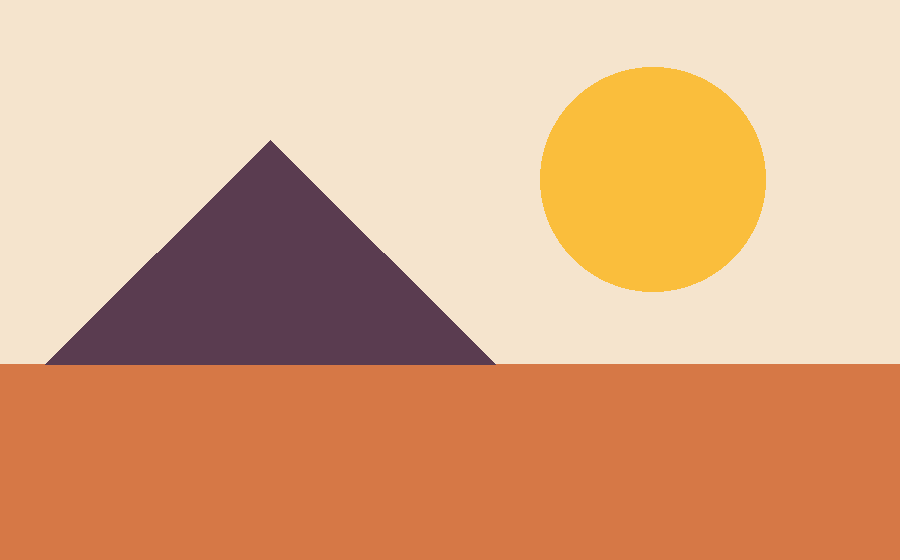
#> input picture tools/test_assets/test_card.png, 900 x 560 px; its folder holds only this picture in this run
$ python -i resize.py   (imports and definitions only)
#> lines starting #> are read from the running program, lines starting #| are printed output that depends on the picture
"""
CHAMELEON engine — structure-aware reflow (pure Python, fully offline).

The engine never touches pixels. It reads the design as a set of boxes,
recovers the *structure* a designer put into it, and lays that structure out
again for the new canvas:

  1. measure      real glyph widths from the brand fonts, with the renderer's
                  own greedy wrap, so every text box is predicted exactly
  2. classify     background / decorative / panel / flow blocks, plus implicit
                  groups (button = shape + label, text sitting on an image)
  3. structure    an XY-cut tree of the flow blocks: rows and columns found
                  from the whitespace between them (reading order preserved)
  4. re-orient    the tree is read as a vertical stack for tall/square targets
                  or as a horizontal flow for wide targets (consecutive text
                  rows merge into one text column; legal lines become a footer)
  5. scale        a single global scale k is searched: every candidate is laid
                  out, checked for fit and scored (bigger is better; extra
                  line-wraps, under-floor fonts and over-full canvases lose)
  6. position     lanes keep their relative placement (proportional centres +
                  a 1-D spacing solver) when the axis is unchanged and are
                  justified when it flips; cross-axis anchoring keeps the
                  left / centre / right alignment of the source
  7. finish       backgrounds cover the canvas, decorations re-anchor to the
                  same spot, panels wrap their children, and everything is
                  clamped inside the canvas with image boxes kept in proportion

Only `resize()` is called by engine/main.py.
"""

from __future__ import annotations

import math
import re
import sys
import traceback
from dataclasses import dataclass, field
from pathlib import Path
from typing import Any, Optional

# ----------------------------------------------------------------------------
# Font measurement — mirrors renderer/converter/wrap.py (skia glyph advances,
# greedy wrap that only turns spaces into newlines).  Falls back to Pillow and
# then to a width table, so the engine still runs if fonts are missing.
# ----------------------------------------------------------------------------

try:  # the renderer's measuring backend; installed with cr-renderer
    import skia  # type: ignore
except Exception:  # pragma: no cover
    skia = None

try:
    from PIL import Image, ImageFilter, ImageFont  # type: ignore
except Exception:  # pragma: no cover
    Image = ImageFilter = ImageFont = None

_FONT_DIRS = [
    Path(__file__).resolve().parent.parent / "brand_kit" / "fonts",
    Path("brand_kit") / "fonts",
    Path("/app/brand_kit/fonts"),
]
_ASSET_DIRS = [
    Path(__file__).resolve().parent.parent / "brand_kit" / "assets",
    Path("brand_kit") / "assets",
    Path("/app/brand_kit/assets"),
]
_CAMEL = re.compile(r"(?<!^)(?=[A-Z])")


def _norm_family(name: str) -> str:
    return re.sub(r"[^a-z0-9]", "", (name or "").lower())


class FontBook:
    """Loads the brand-kit fonts once and answers per-character advances."""

    # [91 lines left out: functions __init__, _scan, path, _find_path, _skia_font, _pil_font and 2 more, not called in this run]

    def ascent(self, family: str, bold: bool, italic: bool, size: int) -> float:
        return self._asc_desc(family, bold, italic, size)[0]

    # [36 lines left out: functions line_box, _asc_desc, _fallback_width, not called in this run]


_FONTS: Optional[FontBook] = None


# [32 lines left out: functions fonts, wrap_lines, not called in this run]


# ----------------------------------------------------------------------------
# Geometry helpers
# ----------------------------------------------------------------------------

Box = tuple[float, float, float, float]  # x0, y0, x1, y1


# [12 lines left out: functions rot_aabb_dims, rect_aabb, not called in this run]


def box_union(a: Box, b: Box) -> Box:
    return (min(a[0], b[0]), min(a[1], b[1]), max(a[2], b[2]), max(a[3], b[3]))


def box_area(b: Box) -> float:
    return max(0.0, b[2] - b[0]) * max(0.0, b[3] - b[1])


def box_inter(a: Box, b: Box) -> float:
    return max(0.0, min(a[2], b[2]) - max(a[0], b[0])) * max(0.0, min(a[3], b[3]) - max(a[1], b[1]))


def box_contains(outer: Box, inner: Box, tol: float = 0.0) -> bool:
    return (inner[0] >= outer[0] - tol and inner[1] >= outer[1] - tol
            and inner[2] <= outer[2] + tol and inner[3] <= outer[3] + tol)


# [15 lines left out: function parse_alpha, not called in this run]


def clamp(v: float, lo: float, hi: float) -> float:
    return max(lo, min(hi, v))


# [34 lines left out: functions _num, parse_rgb, rel_luminance, not called in this run]


def contrast_ratio(l1: float, l2: float) -> float:
    hi, lo = max(l1, l2), min(l1, l2)
    return (hi + 0.05) / (lo + 0.05)


# ----------------------------------------------------------------------------
# Background map: what will be under the content on the target canvas.
# The engine only READS asset pixels here (to decide where text goes); it
# never writes or alters them.
# ----------------------------------------------------------------------------

# Background analysis is read-only and depends only on (asset, canvas, fit),
# so decoded images and finished maps are reused across tasks.
_BG_CACHE: dict[tuple, tuple[list[list[float]], list[list[float]]]] = {}
_RGB_CACHE: dict[str, Any] = {}


# [9 lines left out: function _load_rgb, not called in this run]


class BgMap:
    GRID = 48  # cells along the long side

    # [106 lines left out: functions __init__, _asset_path, _build, _analyze, sample, not called in this run]


# ----------------------------------------------------------------------------
# Parsed elements
# ----------------------------------------------------------------------------

@dataclass
class El:
    raw: dict
    id: str
    type: str
    x: float
    y: float
    w: float
    h: float
    rot: float
    opacity: float
    z: int
    group: Optional[str]
    content: str = ""
    family: str = ""
    fs: int = 0
    bold: bool = False
    italic: bool = False
    lh: float = 1.2
    align: str = "left"
    alpha: float = 1.0
    tight: Box = (0.0, 0.0, 0.0, 0.0)
    role: str = ""
    src_lines: int = 1
    src_line_w: float = 0.0

    @property
    def area(self) -> float:
        return self.w * self.h

    @property
    def aabb(self) -> Box:
        return rect_aabb(self.x, self.y, self.w, self.h, self.rot)

    @property
    def cx(self) -> float:
        return self.x + self.w / 2

    @property
    def cy(self) -> float:
        return self.y + self.h / 2


# [29 lines left out: function parse_element, not called in this run]


# ----------------------------------------------------------------------------
# Text metrics
# ----------------------------------------------------------------------------

@dataclass
class TextFit:
    """Wrapped text at a font size. The renderer puts the first baseline at
    box_top + ascent, so painted glyphs start `top_off` below the box top
    (ascent minus cap/ascender height) and span `painted_h`."""
    fs: int
    box_w: float
    lines: list[str]
    line_ws: list[float]
    top_off: float
    painted_h: float

    @property
    def n(self) -> int:
        return len(self.lines)

    @property
    def max_line_w(self) -> float:
        return max(self.line_ws) if self.line_ws else 0.0

    @property
    def height(self) -> float:
        return self.top_off + self.painted_h


_FIT_CACHE: dict[tuple, TextFit] = {}
_WORD_CACHE: dict[tuple, float] = {}


# [48 lines left out: functions measure_text, _measure_text, _word_widths, _word_widths_uncached, not called in this run]


def longest_word_w(el: El, fs: int) -> float:
    return _word_widths(el, fs, True)


def single_line_w(el: El, fs: int) -> float:
    return _word_widths(el, fs, False)


# ----------------------------------------------------------------------------
# Blocks (layout units) and classification
# ----------------------------------------------------------------------------

ROLE_IMPORTANCE = {
    "headline": 1.0, "subhead": 0.75, "body": 0.6, "kicker": 0.45, "legal": 0.25,
    "hero": 0.9, "logo": 0.8, "image": 0.6, "stamp": 0.3,
    "cta": 0.9, "badge": 0.5, "shape": 0.4, "divider": 0.3, "group": 0.6,
}


@dataclass
class Block:
    kind: str                     # text | image | shape | button | group
    els: list[El]
    role: str
    box: Box                      # source AABB (tight for text)
    shape: Optional[El] = None    # button only
    label: Optional[El] = None    # button only
    panel: Optional["Block"] = None

    @property
    def w(self) -> float:
        return self.box[2] - self.box[0]

    @property
    def h(self) -> float:
        return self.box[3] - self.box[1]

    @property
    def cx(self) -> float:
        return (self.box[0] + self.box[2]) / 2

    @property
    def cy(self) -> float:
        return (self.box[1] + self.box[3]) / 2

    @property
    def importance(self) -> float:
        return ROLE_IMPORTANCE.get(self.role, 0.5)

    @property
    def is_textlike(self) -> bool:
        return self.kind == "text" or (self.kind == "button" and self.role == "badge")

    @property
    def has_flex_text(self) -> bool:
        return self.kind == "text"


@dataclass
class Analysis:
    W: float
    H: float
    els: list[El]
    backgrounds: list[El]
    decor: list[El]
    panels: list[Block]
    blocks: list[Block]
    base_fs: float = 0.0          # body-copy size: hierarchy-aware floors scale from it


# [23 lines left out: function _tight_text_box, not called in this run]


def analyze(source: dict) -> Analysis:
    W = max(1.0, _num(source["canvas"].get("width"), 1))
    H = max(1.0, _num(source["canvas"].get("height"), 1))
    els = [parse_element(r) for r in source.get("elements", [])]
    canvas = (0.0, 0.0, W, H)
    cA = W * H

    for el in els:
        el.tight = _tight_text_box(el) if el.type == "text" else el.aabb

    # --- backgrounds: anything covering (almost) the whole canvas -----------
    backgrounds: list[El] = []
    rest: list[El] = []
    for el in els:
        cover = box_inter(el.aabb, canvas) / cA
        if el.type in ("image", "shape") and cover >= 0.80 and el.group is None:
            backgrounds.append(el)
        else:
            rest.append(el)

    # [5 lines left out: function union_of, not called in this run]

    blocks: list[Block] = []
    consumed: set[str] = set()

    def make_button(shape: El, label: El, members: list[El]) -> Block:
        return Block(kind="button", els=members, role="badge", box=union_of(members), shape=shape, label=label)

    # --- explicit groups -----------------------------------------------------
    groups: dict[str, list[El]] = {}
    for el in rest:
        if el.group:
            groups.setdefault(el.group, []).append(el)
    for members in groups.values():
        shapes = [m for m in members if m.type == "shape"]
        texts = [m for m in members if m.type == "text"]
        if (len(members) == 2 and len(shapes) == 1 and len(texts) == 1
                and box_contains(shapes[0].aabb, texts[0].aabb, tol=0.25 * max(texts[0].w, texts[0].h, 1.0))):
            blocks.append(make_button(shapes[0], texts[0], members))
        else:
            blocks.append(Block(kind="group", els=members, role="group", box=union_of(members)))
        consumed.update(m.id for m in members)

    singles = [el for el in rest if not el.group]

    # --- implicit containment: buttons, overlays, panels ---------------------
    # [11 lines left out: function contained_in, not called in this run]

    # buttons: a small opaque shape holding exactly one text
    for s in sorted(singles, key=lambda e: e.area):
        if s.type != "shape" or s.id in consumed or s.alpha < 0.5:
            continue
        inside = contained_in(s)
        if len(inside) == 1 and inside[0].type == "text":
            t = inside[0]
            line_box = t.fs * max(t.lh, 1.0)
            tw = t.tight[2] - t.tight[0]
            if s.h <= 4.0 * line_box and s.w <= 5.0 * max(tw, 1.0):
                blocks.append(make_button(s, t, [s, t]))
                consumed.update((s.id, t.id))

    # overlays: text (or small things) sitting fully on a non-background image
    for im in sorted(singles, key=lambda e: -e.area):
        if im.type != "image" or im.id in consumed:
            continue
        inside = [e for e in contained_in(im) if e.type == "text" or e.area < 0.5 * im.area]
        if inside:
            members = [im] + inside
            blocks.append(Block(kind="group", els=members, role="image", box=union_of(members)))
            consumed.update(m.id for m in members)

    # panels: opaque shapes holding several things
    panels: list[Block] = []
    panel_of: dict[str, Block] = {}
    for s in sorted(singles, key=lambda e: -e.area):
        if s.type != "shape" or s.id in consumed or s.alpha < 0.5:
            continue
        tol = 0.02 * max(s.w, s.h)
        inner_els = contained_in(s)
        inner_blocks = [b for b in blocks if b.kind in ("button", "group") and b.panel is None
                        and all(m.z >= s.z for m in b.els) and box_contains(s.aabb, b.box, tol)]
        count = len(inner_els) + len(inner_blocks)
        if count == 0:
            continue
        one_area = box_area(inner_els[0].tight) if inner_els else box_area(inner_blocks[0].box)
        if count >= 2 or s.area > 4 * max(one_area, 1.0):
            pb = Block(kind="shape", els=[s], role="panel", box=s.aabb)
            panels.append(pb)
            consumed.add(s.id)
            for b in inner_blocks:
                b.panel = pb
            for e in inner_els:
                panel_of[e.id] = pb

    # --- the rest: decorative vs flow leaves ---------------------------------
    decor: list[El] = []
    leaves: list[El] = []
    for el in singles:
        if el.id in consumed:
            continue
        if el.type == "shape":
            bleed = 1.0 - (box_inter(el.aabb, canvas) / max(el.area, 1e-6))
            thin = min(el.w, el.h) < 0.015 * min(W, H)
            if el.alpha < 0.5 or bleed > 0.05 or (el.area >= 0.10 * cA and not thin):
                decor.append(el)
                continue
            leaves.append(el)
        elif el.type == "image":
            bleed = 1.0 - (box_inter(el.aabb, canvas) / max(el.area, 1e-6))
            if bleed > 0.25 and el.opacity < 0.5:
                decor.append(el)
            else:
                leaves.append(el)
        else:
            leaves.append(el)

    # --- roles -----------------------------------------------------------------
    images = [e for e in leaves if e.type == "image"]
    texts = [e for e in rest if e.type == "text"]
    by_area = sorted(images, key=lambda e: e.area, reverse=True)
    biggest_img = by_area[0] if by_area else None
    clear_hero = len(by_area) < 2 or by_area[0].area >= 1.2 * by_area[1].area
    for e in images:
        frac = e.area / cA
        if e is biggest_img and frac >= 0.04 and clear_hero:
            e.role = "hero"
        elif frac < 0.08 and e.cy < 0.30 * H:
            e.role = "logo"
        elif frac < 0.05 and e.cy > 0.70 * H:
            e.role = "stamp"
        elif frac < 0.05 and (e.cx < 0.2 * W or e.cx > 0.8 * W):
            e.role = "logo"
        else:
            e.role = "image"
    if texts:
        def tsize(t: El) -> float:
            return t.fs * (1.15 if t.bold else 1.0)
        order = sorted(texts, key=tsize, reverse=True)
        top = tsize(order[0])
        for i, t in enumerate(order):
            r = tsize(t) / top if top else 1.0
            nwords = len(t.content.split())
            small_footer = t.fs / max(W, H) <= 0.013 and t.cy > 0.80 * H and len(t.content) >= 40
            if i == 0:
                t.role = "headline"
            elif small_footer:
                t.role = "legal"
            elif r <= 0.3 or (nwords <= 3 and r < 0.6):
                t.role = "kicker"
            elif r >= 0.42 and i == 1:
                t.role = "subhead"
            else:
                t.role = "body"
    for e in leaves:
        if e.type == "shape":
            e.role = "divider" if min(e.w, e.h) < 0.015 * min(W, H) else "shape"

    for e in leaves:
        blocks.append(Block(kind=e.type, els=[e], role=e.role, box=e.tight, panel=panel_of.get(e.id)))

    # buttons: the dominant one in the lower part is the CTA, the others badges
    buttons = [b for b in blocks if b.kind == "button"]
    if buttons:
        def bscore(b: Block) -> float:
            return (b.label.fs if b.label else 1) * (b.shape.area if b.shape else 1.0)
        main = max(buttons, key=bscore)
        for b in buttons:
            b.role = "cta" if (b is main and b.cy >= 0.45 * H) else "badge"
        if main.role != "cta" and main.cy >= 0.3 * H:
            main.role = "cta"
    for b in blocks:
        for e in b.els:
            if not e.role:
                e.role = b.role

    body_fs = [t.fs for t in texts if t.role in ("body", "subhead")]
    if not body_fs:
        body_fs = [t.fs for t in texts if t.role != "legal"]
    base_fs = float(min(body_fs)) if body_fs else 0.0
    return Analysis(W=W, H=H, els=els, backgrounds=backgrounds, decor=decor, panels=panels, blocks=blocks,
                    base_fs=base_fs)


# ----------------------------------------------------------------------------
# XY-cut layout tree
# ----------------------------------------------------------------------------

@dataclass
class Node:
    axis: str                              # 'v' (stack), 'h' (row), 'leaf'
    children: list["Node"] = field(default_factory=list)
    block: Optional[Block] = None
    box: Box = (0.0, 0.0, 0.0, 0.0)
    overlay: bool = False
    synthetic: bool = False   # built by the engine (column of lanes), not found in the source
    panel: Optional["Block"] = None  # the contents of this panel: layout reserves its padding

    @property
    def is_leaf(self) -> bool:
        return self.axis == "leaf"

    # [7 lines left out: function blocks, not called in this run]

    @property
    def cx(self) -> float:
        return (self.box[0] + self.box[2]) / 2

    @property
    def cy(self) -> float:
        return (self.box[1] + self.box[3]) / 2

    @property
    def w(self) -> float:
        return self.box[2] - self.box[0]

    @property
    def h(self) -> float:
        return self.box[3] - self.box[1]

    def has_text(self) -> bool:
        return any(b.has_flex_text for b in self.blocks())

    # [123 lines left out: functions gaps, _split_by_gaps, _node_box, _largest_gap_split, build_tree, merge_text_runs and 1 more, not called in this run]


# ----------------------------------------------------------------------------
# Layout plans
# ----------------------------------------------------------------------------

@dataclass
class LeafPlan:
    w: float                      # AABB width in target
    h: float                      # AABB height in target
    scale: float = 1.0            # for rigid parts
    fs: int = 0                   # text font size
    text_w: float = 0.0           # text box width (unrotated)
    text_h: float = 0.0           # painted text height (unrotated)
    text_top: float = 0.0         # renderer box top sits this far above the paint
    label_h: float = 0.0          # button label painted height
    shape_w: float = 0.0
    shape_h: float = 0.0
    penalty: float = 0.0


@dataclass
class Plan:
    w: float
    h: float
    leaf: Optional[LeafPlan] = None
    block: Optional[Block] = None
    children: list[tuple[float, float, "Plan"]] = field(default_factory=list)  # (dx, dy, plan)
    penalty: float = 0.0
    wrapped: bool = False

    # [5 lines left out: function flatten, not called in this run]


@dataclass
class Ctx:
    W: float            # source
    H: float
    TW: float           # target
    TH: float
    k: float
    kw: float
    kh: float
    khi: float
    mode: str           # 'v' | 'h'
    margin: float
    gmin: float
    fmin: float
    floor_relax: float = 1.0   # fmin / fmin_top: image floors relax with the text floor
    hero_boost: float = 1.0    # the hero image may grow past k by this factor


# [41 lines left out: functions _anchor_offset, share_width, panel_pads, not called in this run]


class Layouter:
    # [18 lines left out: functions __init__, role_fmin, not called in this run]

    # smallest sensible size (fraction of the shorter target side) per role
    IMAGE_FLOORS = {"logo": 0.14, "hero": 0.30, "image": 0.20, "stamp": 0.08}

    # [428 lines left out: functions text_plan, rigid_plan, button_plan, leaf_plan, pref_w, node_gaps and 14 more, not called in this run]


# ----------------------------------------------------------------------------
# Main engine
# ----------------------------------------------------------------------------

@dataclass
class Placement:
    x: float
    y: float
    w: float
    h: float
    fs: Optional[int] = None


class Engine:
    # [190 lines left out: functions __init__, lanes, _merge_grid_rows, layout, _shift_for_background, _top_level_nodes and 1 more, not called in this run]

    # readability floors tried in order when the top floor cannot fit (px)
    FLOOR_LADDER = (8.5, 7.0, 5.5)
    # aspect ratios (w / h) where both a stack and a side-by-side flow are tried
    NEAR_SQUARE = (0.8, 1.3)
    MODE_SWITCH_MARGIN = 0.3  # leaving the source's own orientation must clearly win

    # [75 lines left out: functions _layout_flow, _search_scale, not called in this run]

    HERO_BOOSTS = (1.15, 1.3, 1.5, 1.75, 2.0)
    HERO_MAX_COVER = 0.62

    # [253 lines left out: functions _grow_hero, _avail, _try, _column_partitions, _try_columns, _plan_band_lane and 4 more, not called in this run]

    # ---- the rest -------------------------------------------------------------
    def _place_backgrounds(self) -> None:
        for el in self.an.backgrounds:
            self.out[el.id] = Placement(0.0, 0.0, self.TW, self.TH)

    # [136 lines left out: functions _place_decor, _place_panels, _enforce_bounds, fallback_layout, build_output, resize, not called in this run]

>>> import cv2
>>> picture = cv2.imread('../tools/test_assets/test_card.png', cv2.IMREAD_GRAYSCALE)
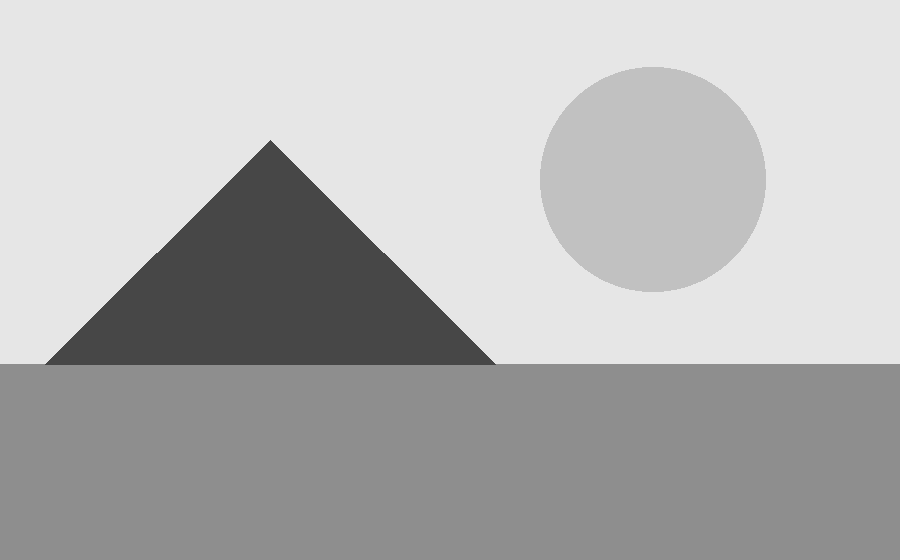
#> picture: shape (560, 900); min 71, max 230, mean 180.3
#> (the run stopped early here; a loop or call above may not have finished)
